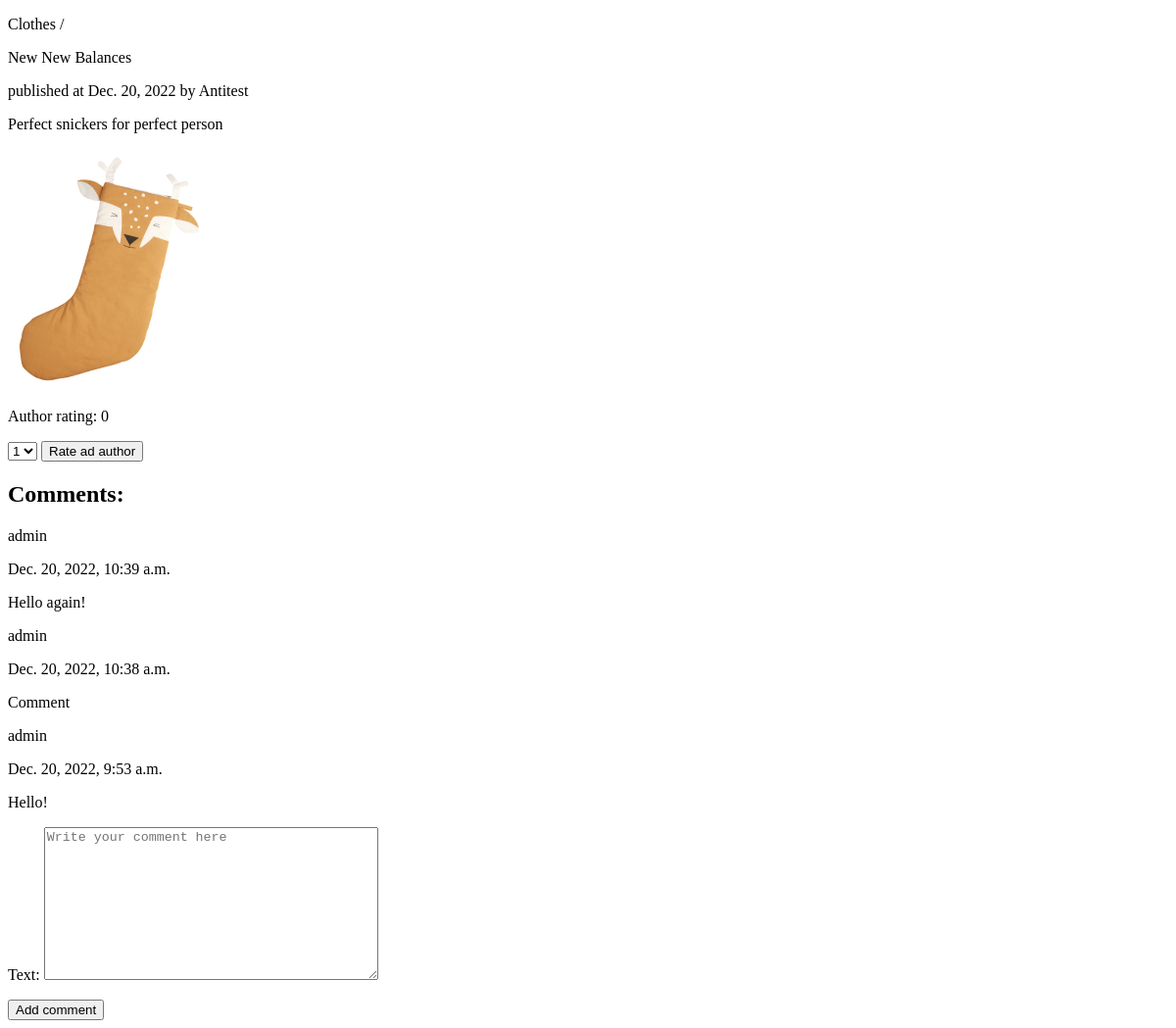
Before: /ads/2 with the older database file.
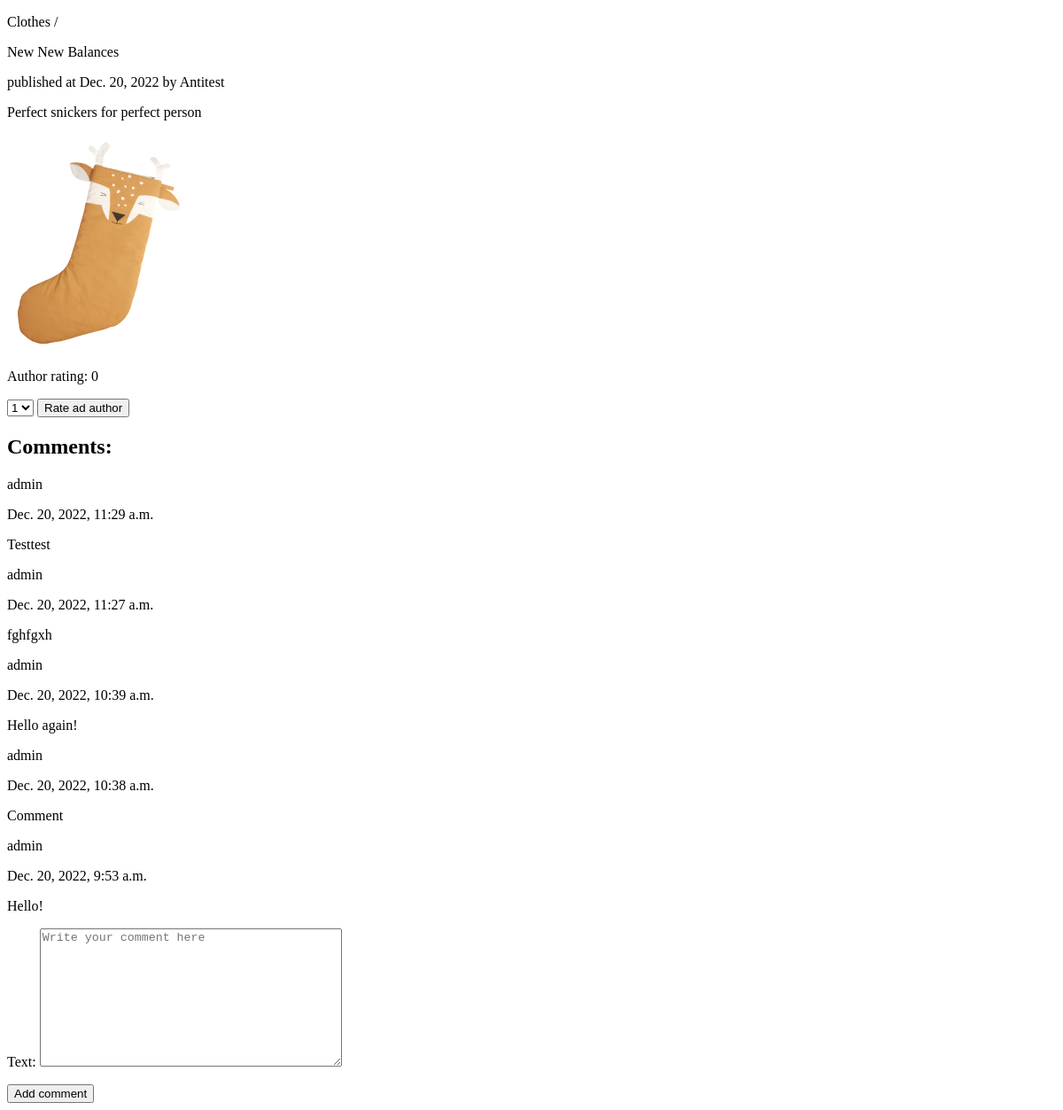
After: the same page with the newer database file.
### ads/models.py (models this page shows, shortened)
class Comment(models.Model):
    author = models.ForeignKey(CustomUser, on_delete=models.CASCADE, related_name='comments')
    ad = models.ForeignKey(Advertisement, on_delete=models.CASCADE, related_name='comments')
    text = models.TextField(max_length=200)
    date_pub = models.DateTimeField(auto_now_add=True)

### core/models.py (models this page shows, shortened)
class CustomUser(AbstractUser):
    birth_date = models.DateField(blank=True, null=True)
    photo = models.ImageField(upload_to=user_profile_photo_path)
    telephone = PhoneField(blank=True)
    email = models.EmailField("email address", blank=False)
    def __str__(self):
        return f"{self.username}"
    @property
    def rating_calc(self):
        rating = Rating.objects.filter(user_rated=self).aggregate(calculated_rating=models.Avg('rating_value')).get('calculated_rating')
        if rating:
            return rating
        else:
            return 0

### ads/views.py (the view, shortened to what this page needs)
# urls.py: re_path(r'^ads/(?P<ad_id>\w+)$', views.AdDetailed.as_view(), name='ad_show'),
class AdDetailed(DetailView):
    model = Advertisement
    comment_form = CommentForm
    template_name = 'ads/ad_show.html'
    context_object_name = 'ad'
    pk_url_kwarg = 'ad_id'
    def get(self, request, ad_id, *args, **kwargs):
        self.object = self.get_object()
        context = self.get_context_data(object=self.object)
        context['comments'] = Comment.objects.filter(ad__pk=ad_id).order_by('-date_pub')[:5]
        context['comment_form'] = self.comment_form
        return self.render_to_response(context)

### ads/models.py (called while the page is built)
    @property
    def image_url(self):
        if self.image and hasattr(self.image, 'url'):
            return self.image.url

### ads/templates/ads/ad_show.html (shortened to what this page needs)
<!DOCTYPE html>
<html lang="en">
<head>
</head>
<body>
<p>{{ ad.category.title }} /</p>
<p>{{ ad.title }}</p>
<p>published at {{ ad.date_pub.date }} by {{ ad.author }}</p>
<p>{{ ad.description }}</p>
<img src="{{ ad.image_url }}">
<p>Author rating: {{ ad.author.rating_calc }}</p>
<form method="post" action="{% url 'ads:rate_ad_author' ad.id %}">
    <select name="selected_rating">
        <option>1</option>
    </select>
    <button type="submit">Rate ad author</button>
</form>
{% if comments %}
    <h2>Comments:</h2>
    {% for comment in comments %}
        <p>{{ comment.author }}</p>
        <p>{{ comment.date_pub }}</p>
        <p>{{ comment.text }}</p>
    {% endfor %}
    {% else %}
    <h2>No comments yet. Be first!</h2>
{% endif %}
<form method="post">
    {{ comment_form.as_p }}
    <button type="submit">Add comment</button>
</form>
</body>
</html>

Changed rows visible on the page:
added Comment: author "admin", date_pub "Dec. 20, 2022, 11:29 a.m.", text "Testtest"
added Comment: author "admin", date_pub "Dec. 20, 2022, 11:27 a.m.", text "fghfgxh"
